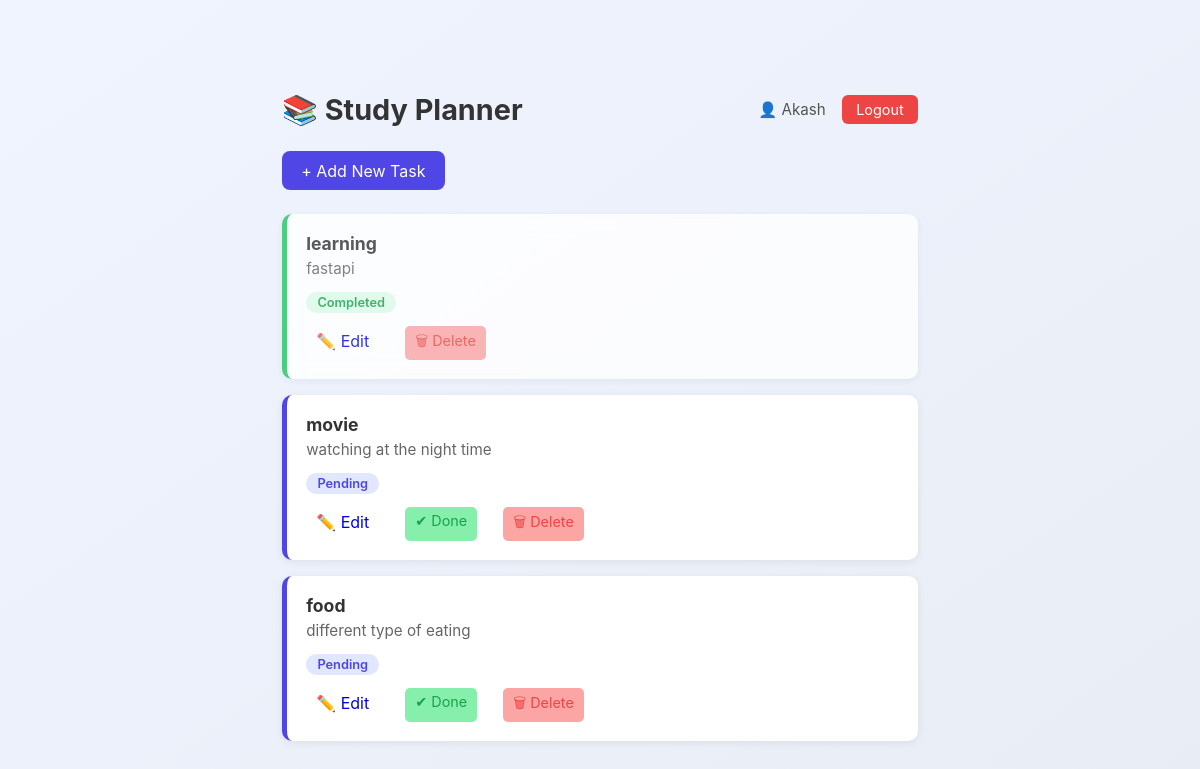
Before: / (signed in) with the older database file.
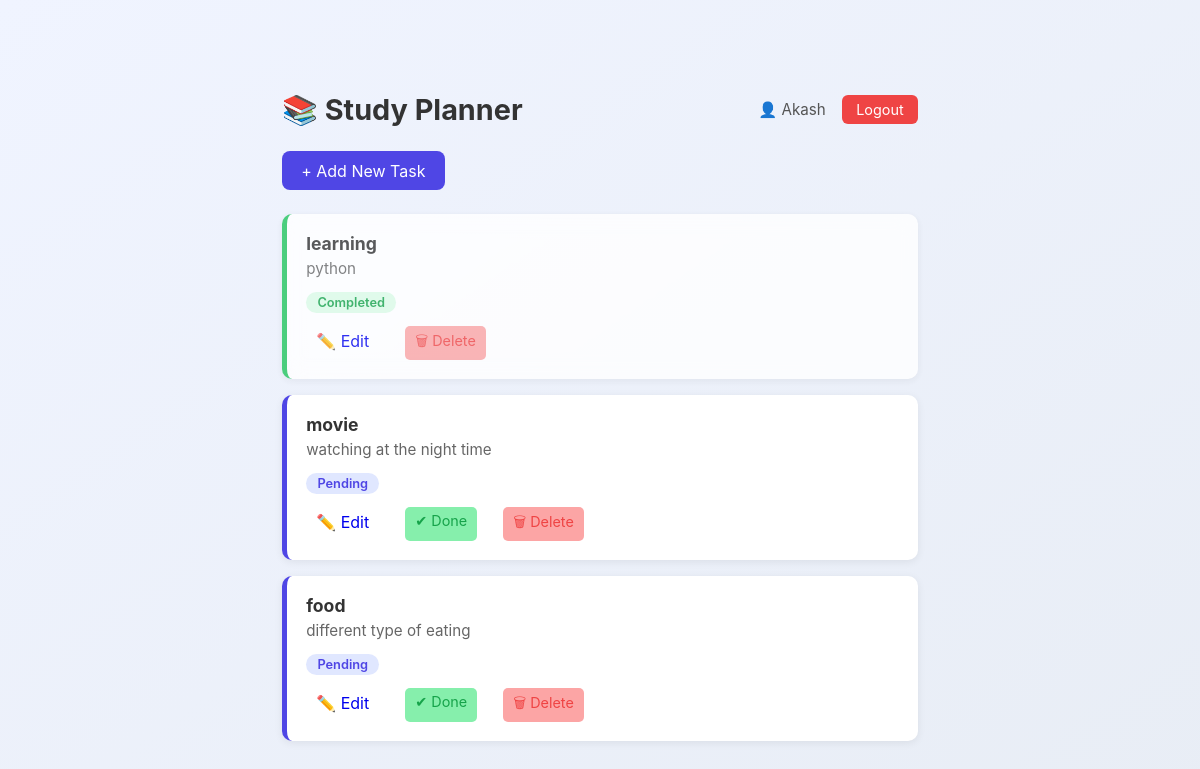
After: the same page with the newer database file.
### main.py (models this page shows)
class Task(Base):
    __tablename__ = "tasks"
    id = Column(Integer, primary_key=True, index=True)
    title = Column(String)
    description = Column(String)
    status = Column(String, default="Pending")
    user_id = Column(Integer)

### main.py (the view)
@app.get("/")
def home(request: Request):
    user_id = get_current_user(request)
    if not user_id:
        return RedirectResponse("/login", status_code=302)
    db = SessionLocal()
    tasks = db.query(Task).filter(Task.user_id == user_id).all()
    db.close()
    task_list = [task_to_dict(t) for t in tasks]
    return templates.TemplateResponse(
        request=request,
        name="index.html",
        context={
            "tasks": task_list,
            "username": request.session.get("username")
        }
    )

### templates/index.html (shortened to what this page needs)
<!DOCTYPE html>
<html>
<head>
    <link rel="stylesheet" href="/static/style.css">
</head>
<body>
<div class="container">
    <div class="header">
        <h1>📚 Study Planner</h1>
        <div class="header-right">
            <span>👤 {{ username }}</span>
            <a class="btn-logout" href="/logout">Logout</a>
        </div>
    </div>
    <a class="btn" href="/add">+ Add New Task</a>
    <div class="task-list">
        {% if tasks %}
            {% for task in tasks %}
            <div class="task-card {{ task.status | lower }}">
                <h3>{{ task.title }}</h3>
                <p>{{ task.description }}</p>
                <span class="badge {{ task.status | lower }}">{{ task.status }}</span>
                <div class="actions">
                    <a href="/edit/{{ task.id }}" class="edit">✏️ Edit</a>
                    {% if task.status != "Completed" %}
                    <a href="/done/{{ task.id }}" class="done">✔ Done</a>
                    {% endif %}
                    <a href="/delete/{{ task.id }}" class="delete">🗑 Delete</a>
                </div>
            </div>
            {% endfor %}
        {% else %}
            <p class="empty">No tasks yet. Add one!</p>
        {% endif %}
    </div>
</div>
</body>
</html>

### static/style.css (style rules this page uses)
body { font-family: Arial, sans-serif; background: linear-gradient(120deg, #1e3c72, #2a5298); margin: 0; color: white; }
.container { width: 80%; margin: auto; padding: 30px; }
h1 { text-align: center; }
.btn { display: inline-block; padding: 10px 15px; background: #00c6ff; color: white; text-decoration: none; border-radius: 8px; margin-bottom: 20px; }
.task-list { display: grid; grid-template-columns: repeat(auto-fit, minmax(250px, 1fr)); gap: 15px; }
.task-card { background: rgba(255,255,255,0.1); padding: 15px; border-radius: 12px; backdrop-filter: blur(10px); }
.badge { display: inline-block; padding: 5px 10px; background: #000; border-radius: 5px; font-size: 12px; }
.actions { margin-top: 10px; }
.actions a { margin-right: 10px; text-decoration: none; padding: 5px 10px; border-radius: 5px; }
.done { background: #86efac; color: #14532d; text-decoration: none; font-size: 0.9rem; padding: 0.4rem 0.9rem; border-radius: 6px; }
.delete { background: #fca5a5; color: #7f1d1d; text-decoration: none; font-size: 0.9rem; padding: 0.4rem 0.9rem; border-radius: 6px; }
* { box-sizing: border-box; margin: 0; padding: 0; }
body { font-family: 'Segoe UI', sans-serif; background: #f0f4ff; color: #333; }
.container { max-width: 700px; margin: 40px auto; padding: 2rem; }
.header { display: flex; justify-content: space-between; align-items: center; margin-bottom: 1.5rem; }
.header h1 { font-size: 1.8rem; }
.header-right { display: flex; align-items: center; gap: 1rem; font-size: 0.95rem; color: #555; }
.btn-logout { background: #ef4444; color: white; padding: 0.4rem 0.9rem; border-radius: 6px; text-decoration: none; font-size: 0.9rem; }
.btn { display: inline-block; background: #4f46e5; color: white; padding: 0.6rem 1.2rem; border-radius: 8px; text-decoration: none; margin-bottom: 1.5rem; }
.task-list { display: flex; flex-direction: column; gap: 1rem; }
.task-card { background: white; padding: 1.2rem; border-radius: 10px; box-shadow: 0 2px 8px rgba(0,0,0,0.07); border-left: 5px solid #4f46e5; }
.task-card.completed { border-left-color: #22c55e; opacity: 0.8; }
.task-card h3 { margin-bottom: 0.3rem; font-size: 1.1rem; }
.task-card p { color: #666; font-size: 0.95rem; margin-bottom: 0.8rem; }
.badge { display: inline-block; padding: 0.2rem 0.7rem; border-radius: 20px; font-size: 0.8rem; font-weight: 600; background: #e0e7ff; color: #4f46e5; }
.badge.completed { background: #dcfce7; color: #16a34a; }
.actions { margin-top: 0.8rem; display: flex; gap: 1rem; }
.done { color: #16a34a; text-decoration: none; font-size: 0.9rem; }
.delete { color: #ef4444; text-decoration: none; font-size: 0.9rem; }
* { margin: 0; padding: 0; box-sizing: border-box; }
body { font-family: 'Inter', sans-serif; background: linear-gradient(145deg, #f0f4ff 0%, #e8edf5 100%); min-height: 100vh; display: flex; align-items: center; justify-content: center; padding: 20px; }
::placeholder { color: #b9c2d4; font-weight: 400; font-size: 0.9rem; }

Changed rows visible on the page:
changed Task "learning": description "fastapi" → "python"
